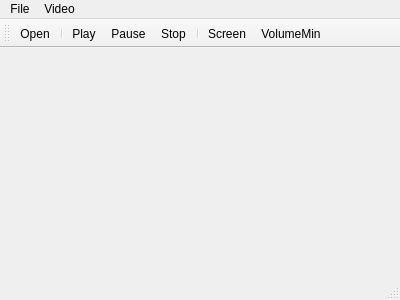
<?xml version="1.0" encoding="UTF-8"?>
<ui version="4.0">
 <class>MainWindow</class>
 <widget class="QMainWindow" name="MainWindow">
  <property name="geometry">
   <rect>
    <x>0</x>
    <y>0</y>
    <width>400</width>
    <height>300</height>
   </rect>
  </property>
  <property name="windowTitle">
   <string>Video Player</string>
  </property>
  <widget class="QWidget" name="centralWidget">
   <property name="sizePolicy">
    <sizepolicy hsizetype="Preferred" vsizetype="Preferred">
     <horstretch>0</horstretch>
     <verstretch>0</verstretch>
    </sizepolicy>
   </property>
  </widget>
  <widget class="QMenuBar" name="menuBar">
   <property name="geometry">
    <rect>
     <x>0</x>
     <y>0</y>
     <width>400</width>
     <height>21</height>
    </rect>
   </property>
   <widget class="QMenu" name="menuFile">
    <property name="title">
     <string>File</string>
    </property>
   </widget>
   <widget class="QMenu" name="menuVideo">
    <property name="title">
     <string>Video</string>
    </property>
    <addaction name="actionPlay"/>
    <addaction name="actionPause"/>
    <addaction name="actionStop"/>
   </widget>
   <addaction name="menuFile"/>
   <addaction name="menuVideo"/>
  </widget>
  <widget class="QToolBar" name="mainToolBar">
   <property name="maximumSize">
    <size>
     <width>16777215</width>
     <height>16777215</height>
    </size>
   </property>
   <attribute name="toolBarArea">
    <enum>TopToolBarArea</enum>
   </attribute>
   <attribute name="toolBarBreak">
    <bool>false</bool>
   </attribute>
   <addaction name="actionOpen"/>
   <addaction name="separator"/>
   <addaction name="actionPlay"/>
   <addaction name="actionPause"/>
   <addaction name="actionStop"/>
   <addaction name="separator"/>
   <addaction name="actionScreen"/>
   <addaction name="actionVolumeMin"/>
  </widget>
  <widget class="QStatusBar" name="statusBar"/>
  <action name="actionPlay">
   <property name="icon">
    <iconset resource="resources.qrc">
     <normaloff>:/images/icons/play.png</normaloff>:/images/icons/play.png</iconset>
   </property>
   <property name="text">
    <string>Play</string>
   </property>
  </action>
  <action name="actionPause">
   <property name="icon">
    <iconset resource="resources.qrc">
     <normaloff>:/images/icons/pause.png</normaloff>:/images/icons/pause.png</iconset>
   </property>
   <property name="text">
    <string>Pause</string>
   </property>
  </action>
  <action name="actionStop">
   <property name="icon">
    <iconset resource="resources.qrc">
     <normaloff>:/images/icons/stop.png</normaloff>:/images/icons/stop.png</iconset>
   </property>
   <property name="text">
    <string>Stop</string>
   </property>
  </action>
  <action name="actionScreen">
   <property name="checkable">
    <bool>false</bool>
   </property>
   <property name="icon">
    <iconset resource="resources.qrc">
     <normaloff>:/images/icons/maximize.png</normaloff>:/images/icons/maximize.png</iconset>
   </property>
   <property name="text">
    <string>Screen</string>
   </property>
   <property name="iconVisibleInMenu">
    <bool>true</bool>
   </property>
  </action>
  <action name="actionOpen">
   <property name="icon">
    <iconset resource="resources.qrc">
     <normaloff>:/images/icons/folder.png</normaloff>:/images/icons/folder.png</iconset>
   </property>
   <property name="text">
    <string>Open</string>
   </property>
  </action>
  <action name="actionVolumeMin">
   <property name="icon">
    <iconset resource="resources.qrc">
     <normaloff>:/images/icons/quiet.png</normaloff>:/images/icons/quiet.png</iconset>
   </property>
   <property name="text">
    <string>VolumeMin</string>
   </property>
   <property name="toolTip">
    <string>VolumeMin</string>
   </property>
   <property name="font">
    <font/>
   </property>
   <property name="autoRepeat">
    <bool>true</bool>
   </property>
   <property name="iconVisibleInMenu">
    <bool>true</bool>
   </property>
   <property name="shortcutVisibleInContextMenu">
    <bool>false</bool>
   </property>
  </action>
 </widget>
 <layoutdefault spacing="6" margin="11"/>
 <resources>
  <include location="resources.qrc"/>
 </resources>
 <connections/>
</ui>
